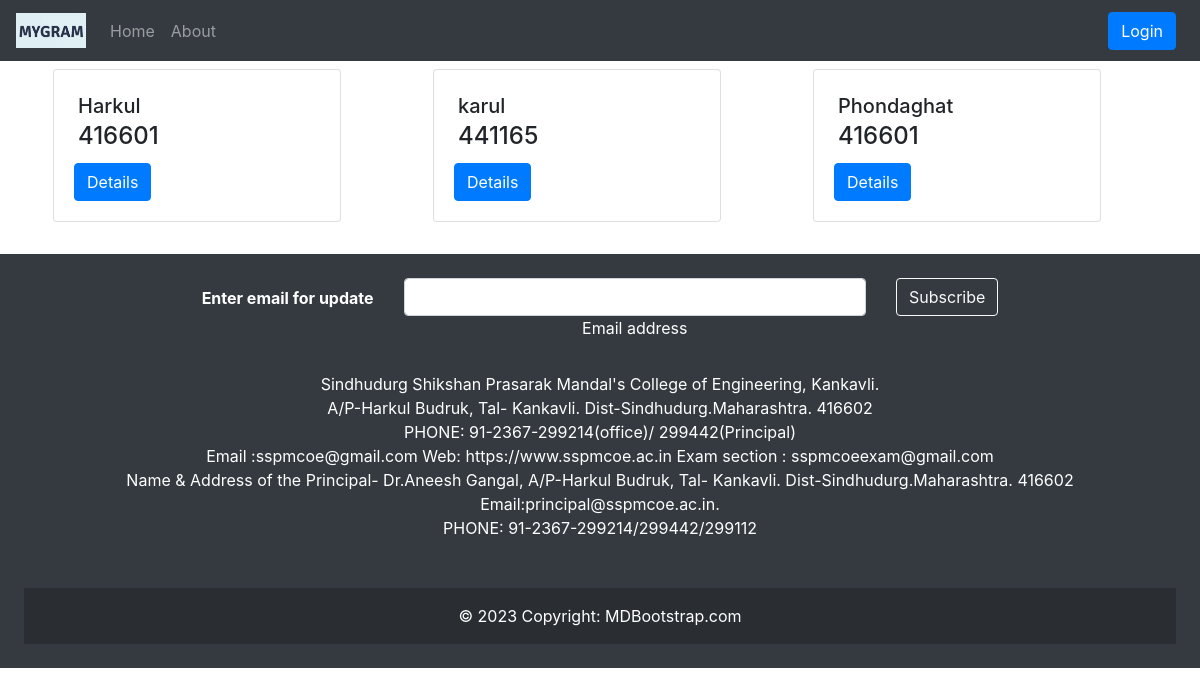
Before: /viewgram/ with the older database file.
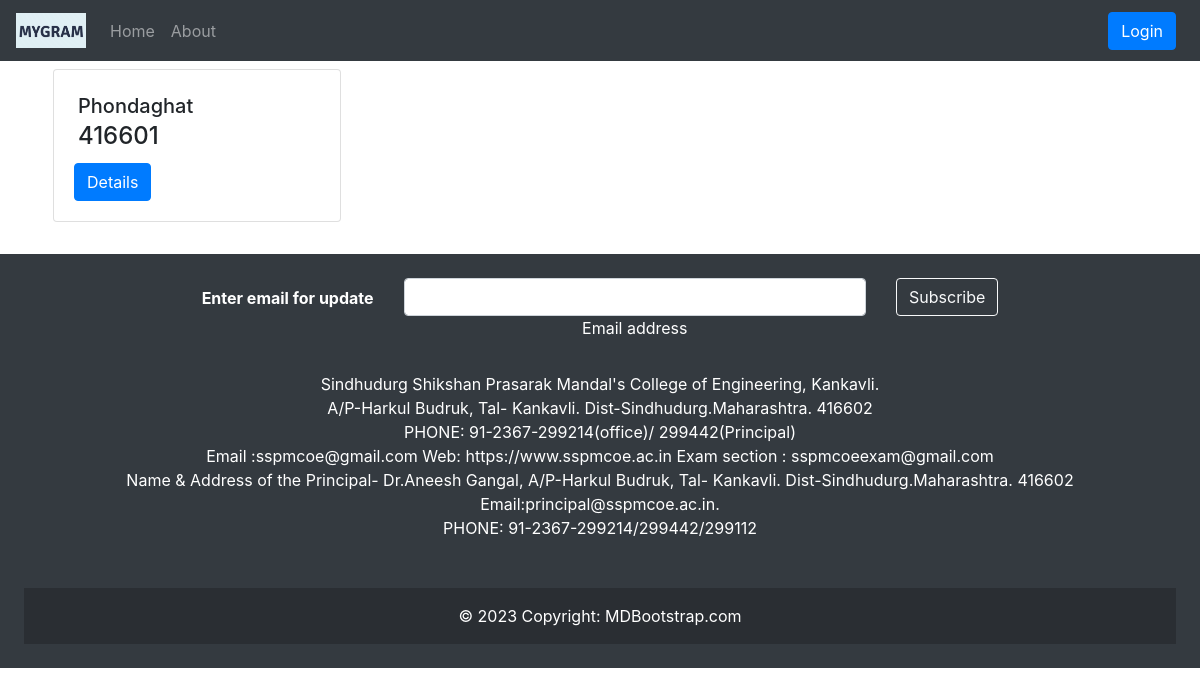
After: the same page with the newer database file.
### gramapp/models.py (models this page shows, shortened)
class Grampanchayat(models.Model):
    gramid = models.IntegerField(primary_key=True)
    gramname = models.CharField(max_length=50, unique=True)
    gramaddress = models.TextField(max_length=100)
    gramemail = models.EmailField()
    gramcontact = models.CharField(max_length=10)

### gramapp/views.py (the view)
# urls.py: path('viewgram/', views.viewgram, name='viewgram'),
def viewgram(request):
    grampanchayat = Grampanchayat.objects.all()
    context = {'grampanchayat': grampanchayat}
    return render(request, 'gramapp/viewGrampanchayat.html', context)

### templates/gramapp/viewGrampanchayat.html (shortened to what this page needs)
{% extends 'gramapp/base1.html' %}
{% block body %}
<div class="container">
    <div class="row justify-content-center">
        {% if grampanchayat %}
    {% for grampanchayat in grampanchayat %}
        <div class="col md-6">
            <div class="card m-2" style="width: 18rem;">
                <div class="card-body">
                    <h5 class="card-title m-1">{{grampanchayat.gramname}}</h5>
                    <h4 class="card-subtitle m-1">{{grampanchayat.gramaddress}}</h4>
                    <a href="{% url 'gramdetail' grampanchayat.pk %}" class="btn btn-primary mt-2">Details</a>
                </div>
            </div>
        </div>
            {% endfor %}
{% else %}
 <h4>No Grampanchayat</h4>
{% endif %}
    </div>
</div>
{% endblock body %}

### templates/gramapp/base1.html (shortened to what this page needs)
<!doctype html>
<html lang="en">
<head>
    <link rel="stylesheet" href="https://stackpath.bootstrapcdn.com/bootstrap/4.5.2/css/bootstrap.min.css"
>
</head>
<body>
    <nav class="navbar navbar-expand-lg navbar-dark bg-dark">
        <a class="navbar-brand" href="{% url 'home1' %}">
            <img src="media/logo/mygram logo.png" width="70" height="35" class="d-inline-block align-top" alt="">
        </a>
        <div class="collapse navbar-collapse" id="navbarSupportedContent">
            <ul class="navbar-nav mr-auto">
                <li class="nav-item {% block homeactive %}  {% endblock homeactive %}">
                    <a class="nav-link" href="{% url 'home1' %}">Home <span class="sr-only">(current)</span></a>
                </li>
                <li class="nav-item {% block aboutactive %}  {% endblock aboutactive %}">
                    <a class="nav-link" href="/about">About</a>
                </li>
            </ul>
            {% if user.is_authenticated %}
            <ul class="navbar-nav mr-2">
                <li class="nav-item dropdown">
                    <a class="nav-link dropdown-toggle" href='#' id="navbarDropdown" role="button"
                        data-toggle="dropdown"> Welcome {{request.user}}</a>
                    <div class="dropdown-menu" aria-labelledby="navbarDropdown">
                        <a class="dropdown-item" href="{% url 'logout' %}">Logout</a>
                    </div>
                </li>
            </ul>
        </div>
        {% else %}
        <button type="button" class="btn btn-primary mr-2" data-toggle="modal" data-target="#loginModal">
            Login
        </button>
        {% endif %}
    </nav>
    {% block body %} {% endblock body %}
    <br>
    <footer class="bg-dark text-center text-white">
        <div class="p-4">
            <section class="">
                <form method="post" action="">
                    <div class="row d-flex justify-content-center">
                        <div class="col-auto">
                            <p class="pt-2">
                                <strong>Enter email for update</strong>
                            </p>
                        </div>
                        <div class="col-md-5 col-12">
                            <div class="form-outline form-white mb-4">
                                <input type="email" name="subscriber" id="subscriber" class="form-control" autocomplete="off" />
                                <label class="form-label" for="subscriber">Email address</label>
                            </div>
                        </div>
                        <div class="col-auto">
                            <button type="submit" class="btn btn-outline-light mb-4">
                                Subscribe
                            </button>
                        </div>
                    </div>
                </form>
            </section>
            <section class="mb-4">
                <p>
                    Sindhudurg Shikshan Prasarak Mandal's College of Engineering, Kankavli.<br>
                    A/P-Harkul Budruk, Tal- Kankavli. Dist-Sindhudurg.Maharashtra. 416602<br>
                    PHONE: 91-2367-299214(office)/ 299442(Principal)<br>
                    Email :sspmcoe@gmail.com Web: https://www.sspmcoe.ac.in Exam section : sspmcoeexam@gmail.com<br>
                    Name & Address of the Principal- Dr.Aneesh Gangal, A/P-Harkul Budruk, Tal- Kankavli.
                    Dist-Sindhudurg.Maharashtra. 416602<br>
                    Email:principal@sspmcoe.ac.in.<br>
                    PHONE: 91-2367-299214/299442/299112<br><br>
                </p>
            </section>
            <div class="text-center p-3" style="background-color: rgba(0, 0, 0, 0.2);">
                © 2023 Copyright:
                <a class="text-white" href="https://mdbootstrap.com/">MDBootstrap.com</a>
            </div>
        </div>
    </footer>
</body>
</html>

Changed rows visible on the page:
removed Grampanchayat: gramname "Harkul", gramaddress "416601"
removed Grampanchayat: gramname "karul", gramaddress "441165"
